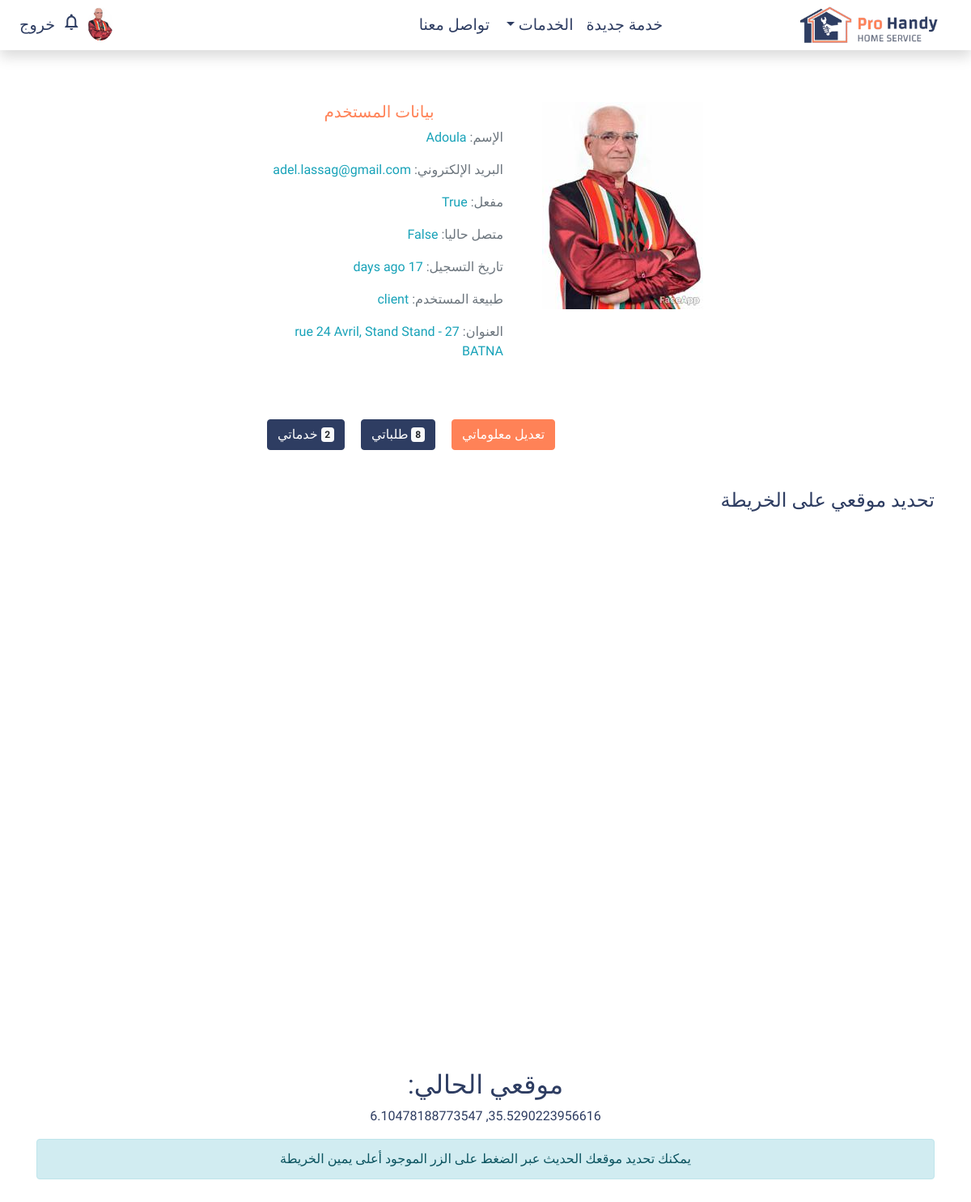
The page /profile (signed in) on the database its author committed.
### application/models.py (models this page shows, shortened)
class User(db.Model, UserMixin):
    id = db.Column(db.Integer, primary_key=True)
    username = db.Column(db.String(20), unique=True, nullable=False)
    full_name = db.Column(db.String(64), default='no full name')
    email = db.Column(db.String(120), unique=True, nullable=False)
    user_type = db.Column(db.String(20))
    image_file = db.Column(db.String(20), nullable=False, default='profile.png')
    password = db.Column(db.String(64), nullable=False)
    services = db.relationship('Service', backref='owner', lazy=True)
    created_at = db.Column(db.DateTime, nullable=False, default=datetime.utcnow)
    last_login = db.Column(db.DateTime)
    is_active = db.Column(db.Boolean, default=False)
    is_connected = db.Column(db.Boolean, default=False)
    address_first_line = db.Column(db.String(64), default='')
    address_second_line = db.Column(db.String(64), default='')
    city = db.Column(db.String(20), default='')
    phone_number = db.Column(db.String(14), default='')
    lat = db.Column(db.Float(20))
    lon = db.Column(db.Float(20))
    requests = db.relationship('ServiceRequest', cascade="all, delete", backref='client', lazy=True)
    request_messages = db.relationship('ServiceRequestMessages', cascade="all, delete", backref='message_sender', lazy=True)
    notifications = db.relationship('Notification', cascade="all, delete", backref='user_notified', lazy=True)

### application/routes.py (the view)
@app.route('/profile', methods=['GET', 'POST'])
def profile():
    categories = Category.query.all()
    services = Service.query.all()
    form = UpdateProfileForm()
    if form.validate_on_submit():
        if form.picture.data:
            picture_file = save_profile_picture(form.picture.data)
            current_user.image_file = picture_file
        current_user.username = form.username.data
        current_user.full_name = form.full_name.data
        current_user.address_first_line = form.address_first_line.data
        current_user.address_second_line = form.address_second_line.data
        current_user.city = form.city.data
        current_user.phone_number = form.phone.data
        db.session.commit()
        flash('قد تم تعديل معلوماتك بنجاح', 'success')
        return redirect(url_for('profile'))
    elif request.method == 'GET':
        n_requests = len(current_user.requests)
        n_services = len(current_user.services)
        form.username.data = current_user.username
        form.full_name.data = current_user.full_name
        form.address_first_line.data = current_user.address_first_line
        form.address_second_line.data = current_user.address_second_line
        form.city.data = current_user.city
        form.phone.data = current_user.phone_number
    return render_template('profile.html', form=form, n_services=n_services, n_requests=n_requests, categories=categories, services=services, title='NH | حسابي')

### application/models.py (called while the page is built)
@login_manager.user_loader
def load_user(user_id):
    return User.query.get(int(user_id))

### application/templates/profile.html (shortened to what this page needs)
{% extends 'base.html' %}
{% block main %}
    <div class="container media col-lg-6 mx-auto my-5 pt-3">
        <div class="hover-effect">
            <img src="static/img/users-profile/{{ current_user.image_file }}" class="align-self-start mr-3" alt="current_user.username">
        </div>
        <div class="media-body mr-5 mb-5 text-right">
            <h5 class="text-primary text-center">بيانات المستخدم</h5>
            <p class="text-muted">الإسم: <span class="text-info">{{ current_user.username }}</span></p>
            <p class="text-muted">البريد الإلكتروني: <span class="text-info">{{ current_user.email }}</span></p>
            <p class="text-muted">مفعل: <span class="text-info">{{ current_user.is_active }}</span></p>
            <p class="text-muted">متصل حاليا: <span class="text-info">{{ current_user.is_connected }}</span></p>
            <p class="text-muted">تاريخ التسجيل: <span class="text-info">{{ moment(current_user.created_at).fromNow() }}</span></p>
            <p class="text-muted">طبيعة المستخدم: <span class="text-info">{{ current_user.user_type }}</span></p>
            <p class="text-muted">العنوان:
                <span class="text-info">{{ current_user.address_first_line }} {{ current_user.address_second_line }} - {{ current_user.city }}</span>
            </p>
        </div>
        <div id="action-profile" class="container pt-2">
            <a id="action-edit-profile" class="btn btn-primary ml-3" href="#edit-profile">تعديل معلوماتي</a>
            <a id="action-requests" class="btn btn-secondary" href="#list-tab"><span class="badge badge-light">{{ n_requests }}</span> طلباتي</a>
            <a id="action-services" class="btn btn-secondary mr-3" href="#list-tab2"><span class="badge badge-light">{{ n_services }}</span> خدماتي</a>
        </div>
    </div>
    <div class="container my-3">
        <h4 class="text-right text-secondary">تحديد موقعي على الخريطة</h4>
        <div>
            {% include 'map.html' %}
        </div>
    </div>
{% endblock %}

### application/templates/nav.html (shortened to what this page needs)
<nav class="navbar navbar-expand-sm navbar-primary shadow" data-aos="fade-down">
    <a class="" href="/">
        <img id="app-logo" src="{{ url_for('static', filename='img/banner.png') }}" alt="" class="img-fluid">
    </a>
    <div class="collapse navbar-collapse" id="navbarTogglerDemo01">
        <ul class="navbar-nav mx-auto pr-0 d-flex">
            {% if current_user.is_authenticated %}
                <li class="nav-item">
                    <a class="nav-link nav-effect" href="{{ url_for('add_service') }}">خدمة جديدة</a>
                </li>
            {% endif %}
            <li class="nav-item dropdown">
                <a class="nav-link dropdown-toggle" href="#" id="navbardrop" data-toggle="dropdown">
                    الخدمات
                </a>
            </li>
            <li class="nav-item">
                <a class="nav-link nav-effect" href="#contact">تواصل معنا</a>
            </li>
        </ul>
        <ul class="navbar-nav d-flex justify-content-around flex-row mr-auto justify-content-end">
            {% if current_user.is_authenticated %}
                <li class="nav-item">
                    <a href="{{ url_for('profile') }}">
                        <img id="user-nav-img" class="align-self-center mr-3 rounded-circle" src="{{ url_for('static', filename='img/users-profile/') }}{{ current_user.image_file }}" alt="">
                    </a>
                </li>
                <li class="nav-item">
                        <a class="" href="#" id="notdrop" data-toggle="dropdown">
                            <i id="notification" class="material-icons align-middle">notifications_none</i>
                        </a>
                </li>
                <li class="nav-item">
                    <a class="nav-link nav-effect" href="{{ url_for('logout') }}">خروج</a>
                </li>
            {% endif %}
        </ul>
    </div>
</nav>

### application/templates/map.html (shortened to what this page needs)
<div id='map' class="container mt-5 pt-5 d-flex"></div>
<div class="text-center">
    {% if current_user.lat %}
    <h2 id="position-title">موقعي الحالي:</h2>
    <p><span id="user-lat">{{ current_user.lat }}</span>, <span id="user-lon">{{ current_user.lon }}</span></p>
    {% endif %}
</div>
<div class="alert alert-info text-center" id="info">
    يمكنك تحديد موقعك الحديث عبر الضغط على الزر الموجود أعلى يمين الخريطة
</div>

### application/static/css/styles.css (style rules this page uses)
html { height: 100%; }
body { font-family: 'Changa', serif; color: #2e3d62; min-height: 100%; position: relative; padding: 0; }
body::after { content: ''; display: block; height: 50px; }
.nav-effect, .dropdown-toggle { font-size: 1.2em; background-position: 0% 100%; background-repeat: no-repeat; background-size: 0% 2px; transition: all .3s ease-in-out; }
#app-logo { width: 200px; }
nav { z-index: 1; }
#user-nav-img { width : 32px; }
.media { flex-flow: wrap; }
#notification { width: 32px; height: 32px; line-height: inherit; }
#map, #main-map { width: 100%; height: 80vh; }
.text-primary { color: #ff8257 !important; }
.text-primary, a { color: #ff8257; }
.text-secondary { color: #2E3D62 !important; }
.btn-primary { background-color: #ff8257; border-color: #ff8257; }
.btn-secondary { background-color: #2e3d62; border-color: #2e3d62; }
nav a { color: #2e3d62; }
.hover-effect { position:relative; overflow:hidden; }
.hover-effect::before, .hover-effect::after { content:""; background:#fff; height:0; width:0; z-index:1; position:absolute; -webkit-transition-duration:1.3s; -o-transition-duration:1.3s; transition-duration:1.3s; }
.hover-effect::after { bottom:0; opacity:.7; left:0; }
.hover-effect::before { right:0; opacity:1; top:0 }

### rows shown on the page
User: image_file (picture), username "Adoula", email "adel.lassag@gmail.com", is_active "True", is_connected "False", created_at "17 days ago", user_type "client", address_first_line "27 rue 24 Avril, Stand", address_second_line "Stand", city "BATNA", lat "35.5290223956616", lon "6.10478188773547"

### other values the page prints
{{ n_requests }} "8"
{{ n_services }} "2"
